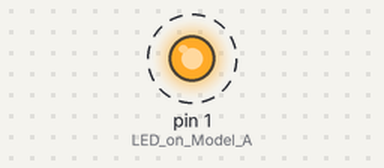
This sketch was run on a simulated Arduino Uno, built with avr-gcc and run on an emulated ATmega328P. On the bench: output pins drawn as LEDs (lit = HIGH). Dashed ring = blinking.

Above: at 0.5 s.
Timing chart, 0 to 3.0 s (numbered marks = the images above):
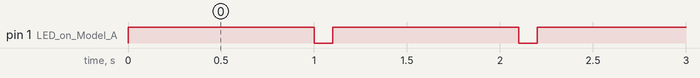

The sketch:

sample_blink.ino
```cpp
// the setup routine runs once when you press reset:
void setup() {
  // initialize the digital pin as an output.
  pinMode(1, OUTPUT); // LED on Model A
}

// the loop routine runs over and over again forever:
void loop() {
  digitalWrite(1, HIGH);
  delay(1000);
  digitalWrite(1, LOW);
  delay(100);
}
```

Measured:
- by itself, pin 1 (LED_on_Model_A): alternates HIGH for 1.0 s and LOW for 0.10 s
